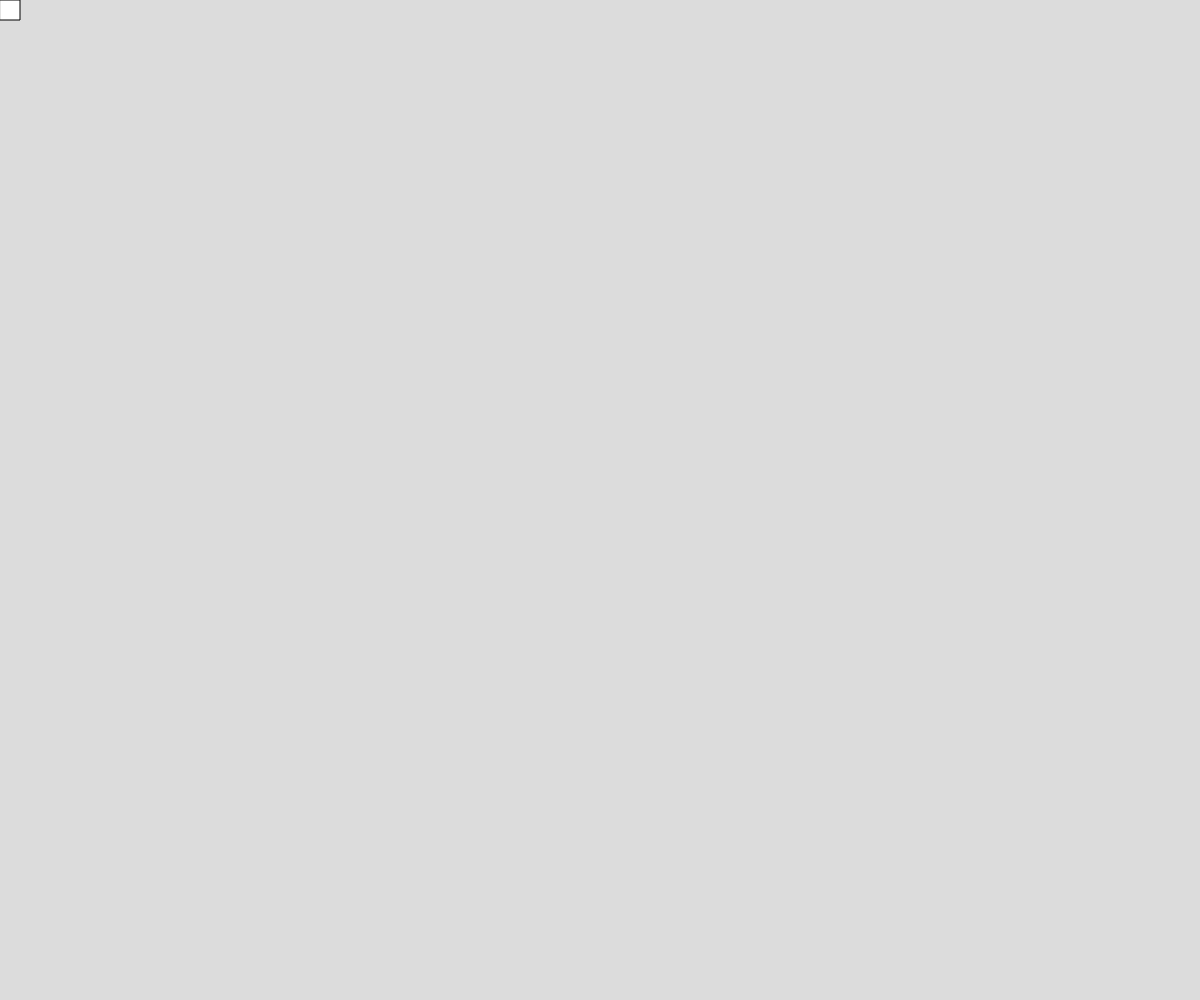
Frame 1 (no input)
Frame 60 (no input): identical to frame 1, image omitted
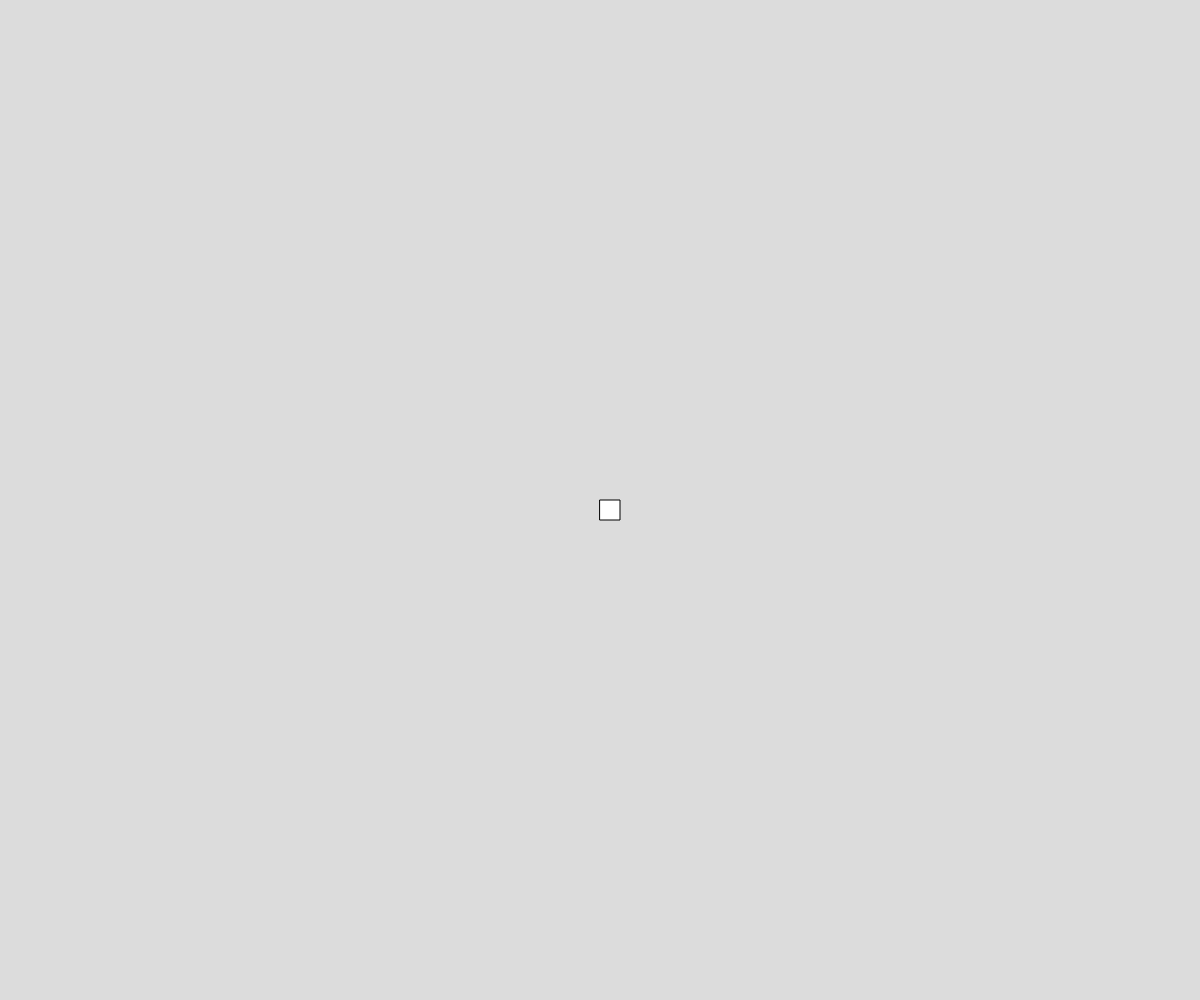
Frame 120 (the mouse pressed at the canvas centre since frame 60)

The p5.js sketch that drew these frames (run headless with seeded random() and noise() and a simulated clock; from frame 60 on, the mouse is pressed at the canvas centre):

// p5.js sketch
// ── sketch.js
// Project Title
// Your Name
// Date
//
// Extra for Experts:
// - describe what you did to take this project "above and beyond"


function setup() {
  createCanvas(windowWidth, windowHeight);
}

function draw() {
  background(220);
  rect(mouseX, mouseY, 20, 20);
}
